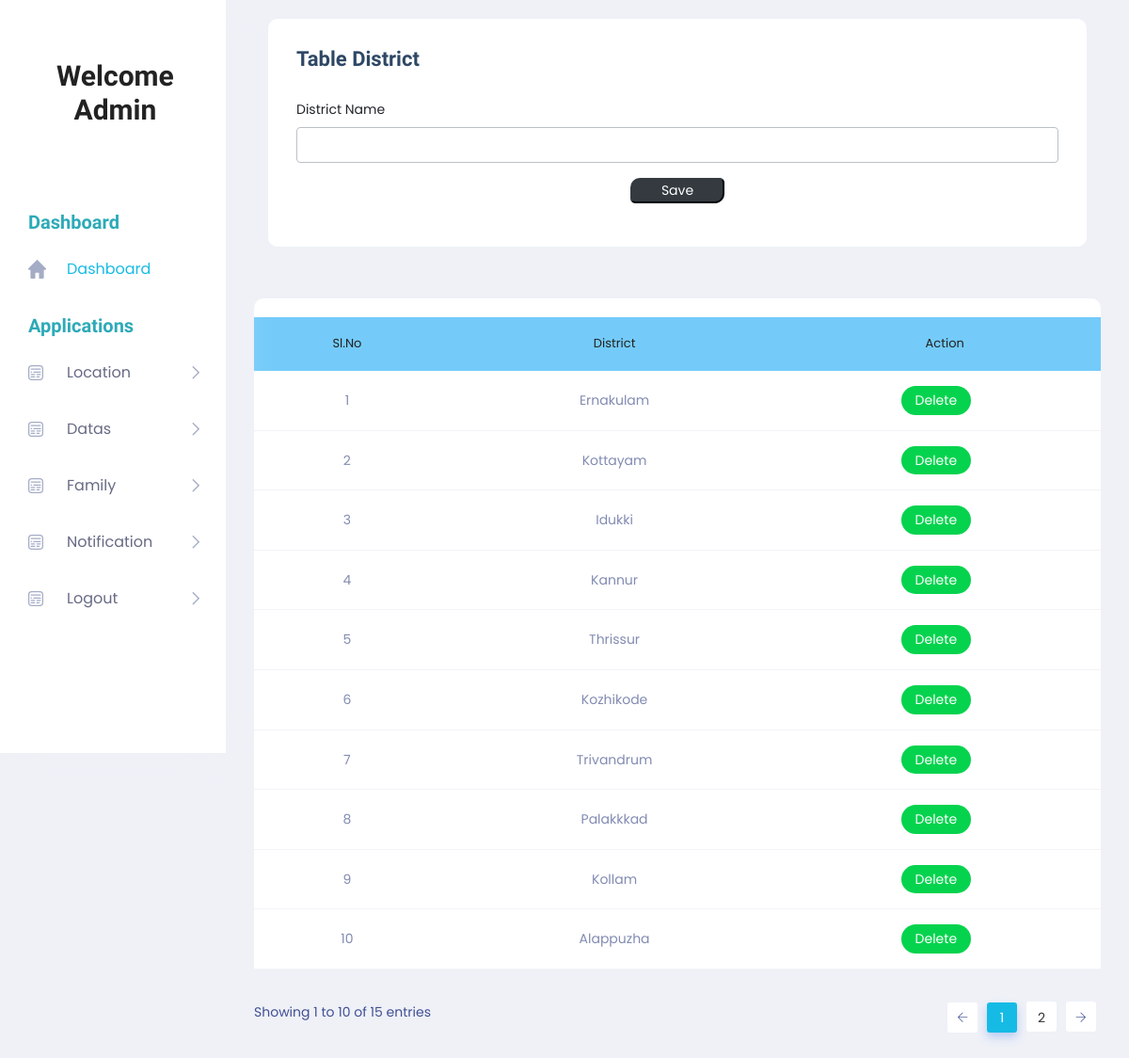
Page /Project/Admin/District.php on the committed database.
### tables this page shows
CREATE TABLE `tb_district` (
  `district_id` int(11) NOT NULL,
  `district_name` varchar(40) NOT NULL
);

### Project/Admin/District.php (the view, shortened to what this page needs)
<!DOCTYPE html PUBLIC "-//W3C//DTD XHTML 1.0 Transitional//EN" "http://www.w3.org/TR/xhtml1/DTD/xhtml1-transitional.dtd">
<html xmlns="http://www.w3.org/1999/xhtml">
<head>
</head>
<?php
include('Head.php');
?>
<body>
        <section class="main_content dashboard_part">
            <div class="main_content_iner ">
                <div class="container-fluid p-0">
                    <div class="row justify-content-center">
                        <div class="col-12">
                            <div class="QA_section">
                                <div class="white_box_tittle list_header">
                                    <div class="col-lg-12">
                                        <div class="white_box mb_30">
                                            <div class="box_header ">
                                                <div class="main-title">
                                                    <h3 class="mb-0" >Table District</h3>
                                                </div>
                                            </div>
                                            <form method="post">
                                                <div class="form-group">
                                                    <label for="txt_district">District Name</label>
                                                    <input required="" type="text" class="form-control" id="txt_district" name="txt_district" autocomplete="off" required>
                                                </div>
                                                <div class="form-group" align="center">
<input type="submit" class="btn-dark" style="width:100px; border-radius: 10px 5px " name="btn_save" value="Save">
                                                </div>
                                            </form>
                                        </div>
                                    </div>
                                </div>
                                <div class="QA_table mb_30">
                                    <table class="table lms_table_active">
                                        <thead>
                                            <tr style="background-color: #74CBF9">
                                                <td align="center" scope="col">Sl.No</td>
                                                <td align="center" scope="col">District</td>
                                                <td align="center" scope="col">Action</td>
                                            </tr>
                                        </thead>
                                        <tbody>
                                            <?php
                                                $i = 0;
                                                $selQry = "select * from tb_district";
                                                $rs = $conn->query($selQry);
                                                while ($data = $rs->fetch_assoc()) {
                                                    $i++;
                                            ?>
                                            <tr>
                                                <td align="center"><?php echo $i;?></td>
                                                <td align="center"><?php echo $data["district_name"];?></td>
                                                <td align="center"><a href="district.php?id=<?php echo $data["district_id"];?>" class="status_btn">Delete</a> &nbsp;&nbsp;&nbsp;&nbsp;
</td>                                            </tr>
                                            <?php
                                              }
                                            ?>
                                        </tbody>
                                    </table>
                                </div>
                            </div>
                        </div>
                    </div>
                </div>
            </div>
        </section>
        <?php
		include('Foot.php');
		?>
</body>
</html>

### rows in the picture
tb_district: district_name "Ernakulam"
tb_district: district_name "Kottayam"
tb_district: district_name "Idukki"
tb_district: district_name "Kannur"
tb_district: district_name "Thrissur"
tb_district: district_name "Kozhikode"
tb_district: district_name "Trivandrum"
tb_district: district_name "Palakkkad"
tb_district: district_name "Kollam"
tb_district: district_name "Alappuzha"
